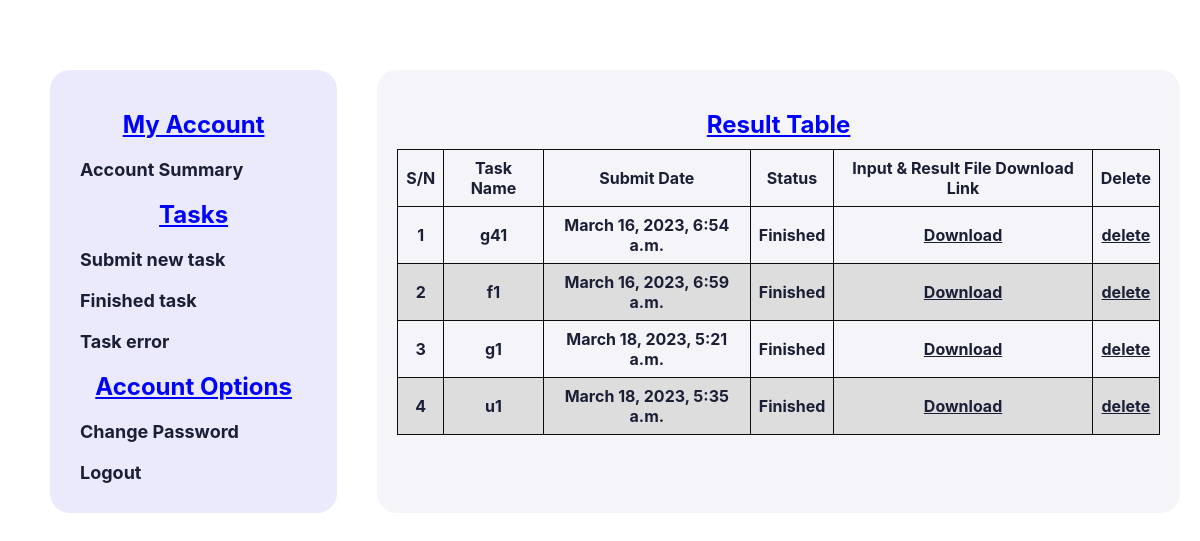
Page /view/ (signed in) on the earlier database version.
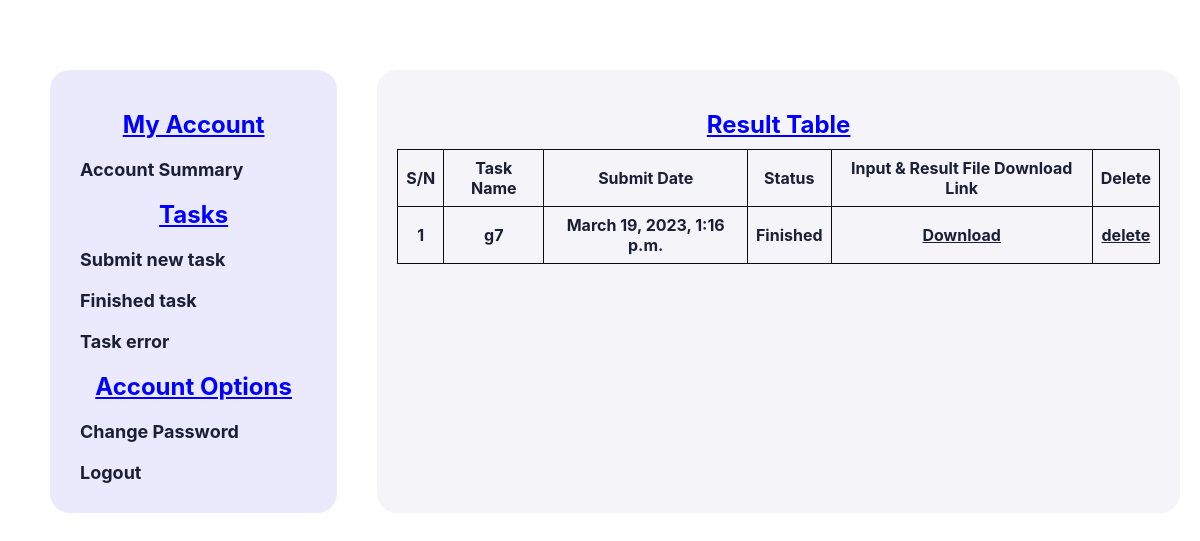
Same page on the later database version.
### new/models.py (models this page shows, shortened)
class file_upload(models.Model):
    uploader=models.ForeignKey(User,on_delete=models.CASCADE)
    ids = models.AutoField(primary_key=True)
    file_name = models.CharField(max_length=255)
    added_on = models.DateTimeField(auto_now_add=True,null=True)

### new/views.py (the view)
# urls.py: path('view/',views.view,name="view"),
@login_required(login_url='http://127.0.0.1:8000/login/')
def view(request):
    all_data = file_upload.objects.filter(uploader__id=request.user.id)
    context = {
     'data':all_data
    }
    return render(request, 'view.html', context)

### templates/view.html (shortened to what this page needs)
<!DOCTYPE html>
<html lang="en">
<head>
</head>
<body>
  <div class="container">
    <div class="cont left">
        <h2>My Account</h2>
        <a href="http://127.0.0.1:8000/summary/">Account Summary</a>
        <h2>Tasks</h2>
        <a href="http://127.0.0.1:8000/upload/">Submit new task</a>
        <a href="http://127.0.0.1:8000/view/">Finished task</a>
        <a href="#">Task error</a>
        <h2>Account Options</h2>
        <a href="http://127.0.0.1:8000/passwordchange/">Change Password</a>
        <a href="http://127.0.0.1:8000/logout/">Logout</a>
    </div>
    <div class="cont right">
      <h2 style="text-align: center;">Result Table</h2>
      <table>
        <thead>
            <tr>
                <th>S/N</th>
                <th>Task Name</th>
                <th>Submit Date</th>
                <th>Status</th>
                <th>Input & Result  File Download Link</th>
                <th>Delete</th>
            </tr>
        </thead>
        <tbody>
            {% for d in data %}
            <tr>
                <td>{{forloop.counter}}</td>
                <td>{{d.file_name}}</td>
                <td>{{d.added_on}}</td>
                <td>Finished</td>
                <td><a href="{% url 'show_file' d.file_name %}">Download</a></td>
                <td><a href="{% url 'delete' d.file_name %}" onclick="if (confirm('Are you sure you want to delete this file?')) { return true; } else { return false; }">delete</a></td>
            </tr>
            {% endfor %}
        </tbody>
    </table>
    </div>
  </div>
</body>
</html>

### templates/view.html (style rules this page uses)
* { padding: 0; margin: 0; box-sizing: border-box; color: #1a1f36; font-family: -apple-system,BlinkMacSystemFont,Segoe UI,Roboto,Helvetica Neue,Ubuntu,sans-serif; word-wrap: break-word; }
body { background-color: #fff; padding: auto; margin-top: 50px; margin-left: 30px; }
.container { display: flex; flex-direction: wrap; }
.cont { border-radius: 20px; box-sizing: border-box; padding: 20px; font-weight: bold; margin: 20px; }
.cont h2 { text-align: center; text-decoration-line: underline; color: blue; margin: 10px; font-weight: bold; }
.cont.left a { display: inline-block; text-decoration: none; padding: 10px; font-size: large; }
.cont.left { background-color: rgb(234, 234, 252); display: flex; flex-direction: column; padding-top: 30px; width: 25%; }
.cont.right { background-color: rgb(245, 245, 249); display: flex; flex-direction: column; padding-top: 30px; width: 70%; }
table { font-family: arial, sans-serif; border-collapse: collapse; width: 100%; }
td, th { border: 1px solid #0d0c0c; text-align: center; padding: 8px; }

Differences in the rows shown:
removed file_upload: file_name "g41", added_on "March 16, 2023, 6:54 a.m."
removed file_upload: file_name "f1", added_on "March 16, 2023, 6:59 a.m."
removed file_upload: file_name "g1", added_on "March 18, 2023, 5:21 a.m."
removed file_upload: file_name "u1", added_on "March 18, 2023, 5:35 a.m."
added file_upload: file_name "g7", added_on "March 19, 2023, 1:16 p.m."
